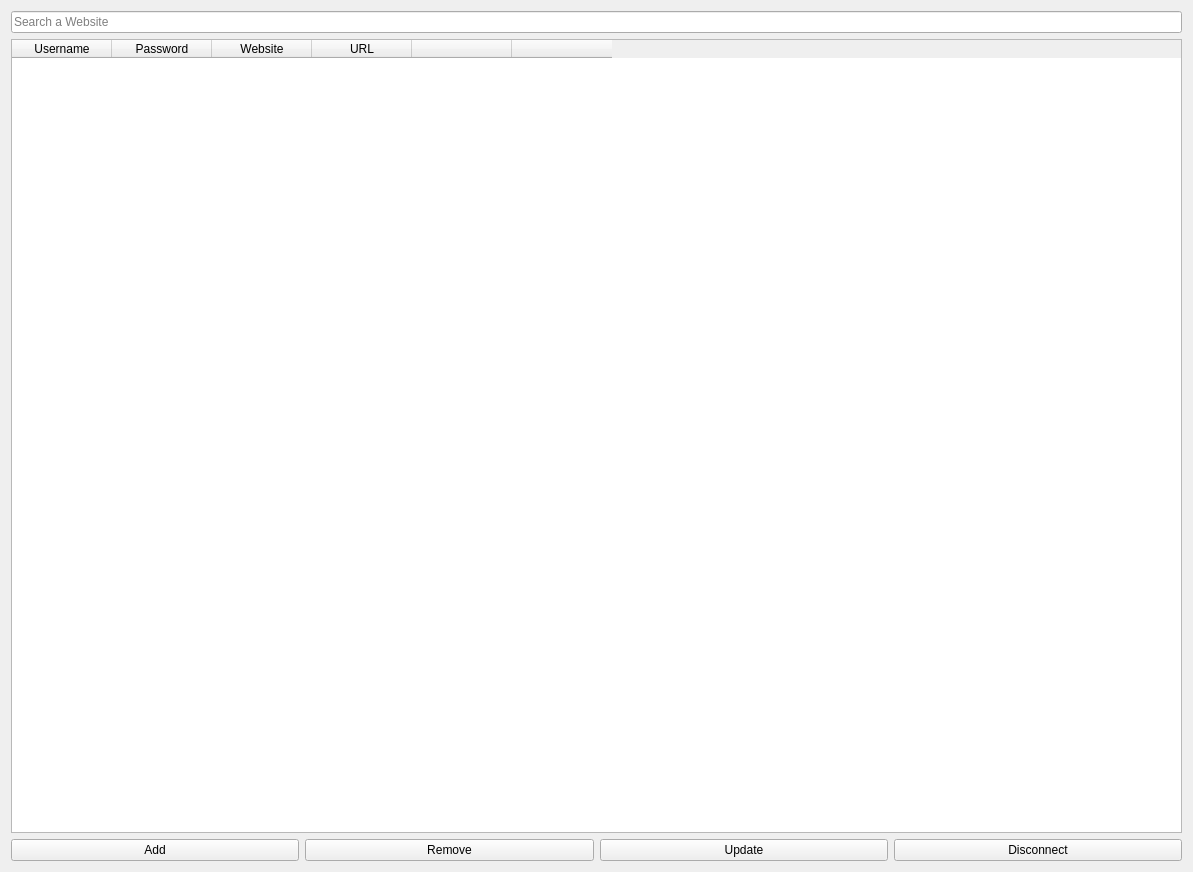
<?xml version="1.0" encoding="UTF-8"?>
<ui version="4.0">
 <class>VaultWindow</class>
 <widget class="QWidget" name="VaultWindow">
  <property name="geometry">
   <rect>
    <x>0</x>
    <y>0</y>
    <width>1193</width>
    <height>872</height>
   </rect>
  </property>
  <property name="windowTitle">
   <string>Form</string>
  </property>
  <layout class="QVBoxLayout" name="verticalLayout">
   <item>
    <layout class="QHBoxLayout" name="horizontalLayout">
     <item>
      <widget class="QLineEdit" name="searchbar">
       <property name="placeholderText">
        <string>Search a Website</string>
       </property>
      </widget>
     </item>
    </layout>
   </item>
   <item>
    <widget class="QTableWidget" name="vault">
     <column>
      <property name="text">
       <string>Username</string>
      </property>
     </column>
     <column>
      <property name="text">
       <string>Password</string>
      </property>
     </column>
     <column>
      <property name="text">
       <string>Website</string>
      </property>
     </column>
     <column>
      <property name="text">
       <string>URL</string>
      </property>
     </column>
     <column>
      <property name="text">
       <string/>
      </property>
     </column>
     <column>
      <property name="text">
       <string/>
      </property>
     </column>
    </widget>
   </item>
   <item>
    <layout class="QHBoxLayout" name="horizontalLayout_2">
     <item>
      <widget class="QPushButton" name="btnadd">
       <property name="text">
        <string>Add</string>
       </property>
      </widget>
     </item>
     <item>
      <widget class="QPushButton" name="btnrem">
       <property name="text">
        <string>Remove</string>
       </property>
      </widget>
     </item>
     <item>
      <widget class="QPushButton" name="btnupd">
       <property name="text">
        <string>Update</string>
       </property>
      </widget>
     </item>
     <item>
      <widget class="QPushButton" name="btndisc">
       <property name="text">
        <string>Disconnect</string>
       </property>
      </widget>
     </item>
    </layout>
   </item>
  </layout>
 </widget>
 <resources/>
 <connections/>
</ui>
